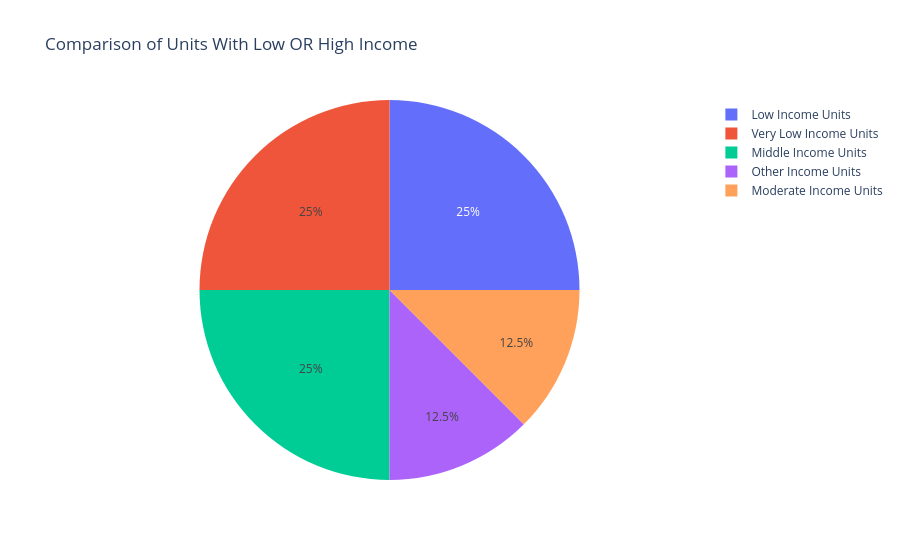

Source (notebook cell):
### Code cell
# exlowI_Q = QUEENS_APT['Extremely Low Income Units'].value_counts()


Q_PIE = px.pie(DARF, title = "Comparison of Units With Low OR High Income", names=['Low Income Units', 'Very Low Income Units', 'Middle Income Units', 'Other Income Units', 'Moderate Income Units', 'Low Income Units', 'Middle Income Units', "Very Low Income Units"])
Q_PIE.show()

### Figure 1 — Plotly figure (JSON) as saved in the notebook; plotly's stock layout.template omitted (floating-point values rounded to 4 significant figures)
{"data": [{"domain": {"x": [0, 1], "y": [0, 1]}, "hovertemplate": "label=%{label}<extra></extra>", "labels": ["Low Income Units", "Very Low Income Units", "Middle Income Units", "Other Income Units", "Moderate Income Units", "Low Income Units", "Middle Income Units", "Very Low Income Units"], "legendgroup": "", "name": "", "showlegend": true, "type": "pie"}], "layout": {"legend": {"tracegroupgap": 0}, "title": {"text": "Comparison of Units With Low OR High Income"}}}
